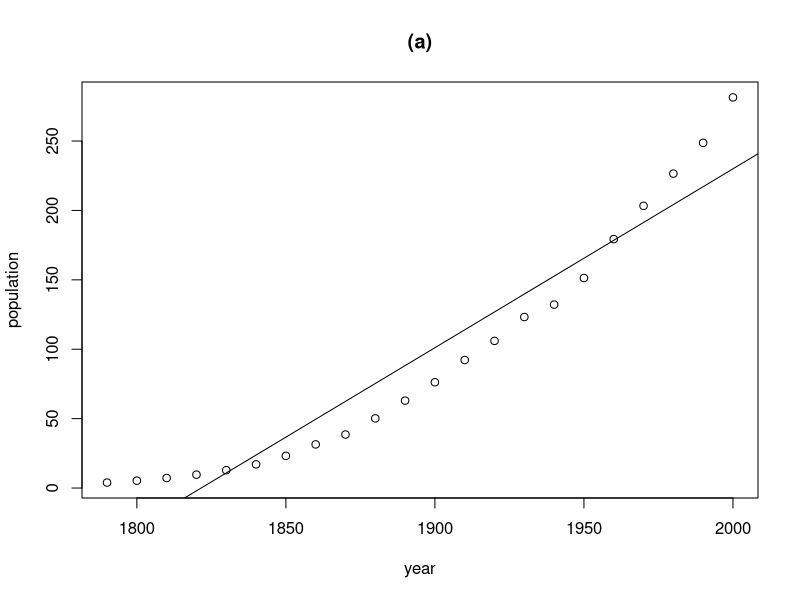

This figure's R source: (Note: this script raises an error after producing the figure.)
library(car)

plot(population ~ year, data = USPop, main = "(a)")
abline(lm(population ~ year, data = USPop))

model <- nls(population ~ theta1  / (1 + exp( - (theta2 + theta3 * year))),
             data = USPop)
# trzeba wymyślić jakieś wartości startowe

# starting values

# choose t1, which is larger than any value in the data
t1 <- 400
model_start <- lm(logit(population / t1) ~ year, USPop)

starts <- c(t1, model_start$coefficients)
names(starts) <- c("theta1", "theta2", "theta3")

model <- nls(population ~ theta1  / (1 + exp(- (theta2 + theta3 * year))),
             data = USPop,
             start = starts,
             trace = TRUE)

.give_random_data <- function(n) {
  x <- seq(-1, 1, length.out = n)
  t1 <- 5
  t2 <- sample(c(-1, 1), 1)
  t3 <- sample(c(-1, 1), 1)
  y <- abs(t1  / (1 + exp(- (t2 + t3 * x))) + rnorm(n, 0, 0.8)) + 1
  data.frame(X = x, Y = y)
}

f <- function(my_data, n = 4) {
  if (missing(my_data)) my_data <- .give_random_data(n)

  t1 <- max(my_data$Y) * 2
  model_start <- lm(logit(Y / t1) ~ X, my_data)

  starts <- c(t1, model_start$coefficients)
  names(starts) <- c("theta1", "theta2", "theta3")

  make_model <- function(my_data) {
     nls(
        Y ~ theta1 / (1 + exp(- (theta2 + theta3 * X))),
        data = my_data,
        start = starts,
        # trace = TRUE,
        control = nls.control(warnOnly = TRUE)
      )
  }
  make_simple_model <- function(my_data) lm(Y ~ X, my_data)

  model <- tryCatch(
    make_model(my_data),
    warning = function(w) {
      if (paste(strsplit(w$message, " ")[[1]][1:2], collapse = " ") %in%
          c("singular gradient", "number of", "step factor")) {
        model <- suppressWarnings(make_model(my_data))
        if (any(abs(coefficients(model)[1:3]) > 50))
          model <- make_simple_model(my_data)
        model
      } else {
        print(w$message)
        make_simple_model(my_data)
      }
    }
  )

  x_p <- seq(-1, 1.5, length.out = 100)
  new.data <- data.frame(X = x_p)
  yhat <- predict(model, new.data)
  print(model)
  plot(my_data, xlim = c(-1, 1.5), ylim = c(0, 8))
  lty <- if (class(model) == "nls") 1 else 2
  lines(x_p, yhat, col="blue", lty = lty)
}
f(n = 3)
f(n = 4)
f(n = 5)
f(n = 6)
f(n = 7)
f(n = 8)
f(n = 9)

# a może warto by dodać addytywną stałą?
